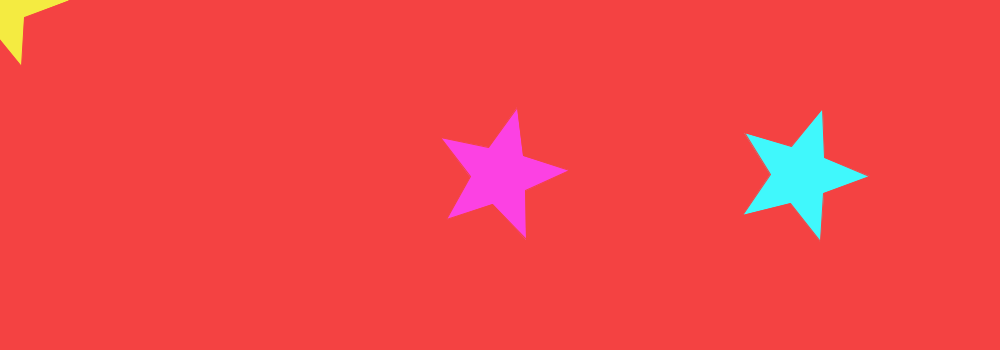
Frame 1 (no input)
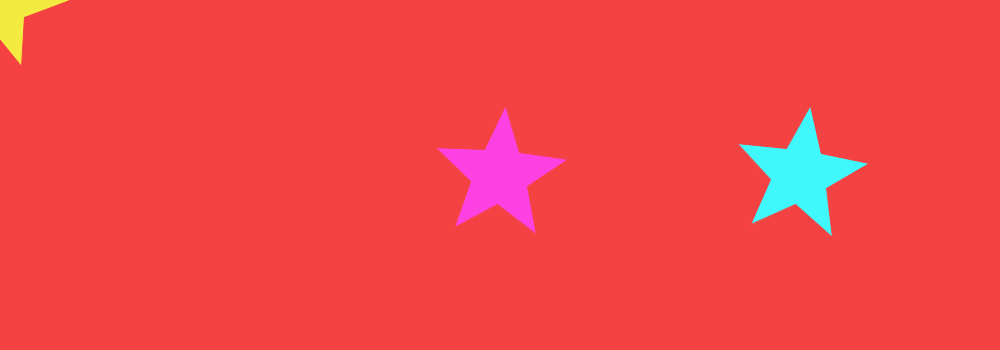
Frame 60 (the mouse pressed at the canvas centre just before this capture)
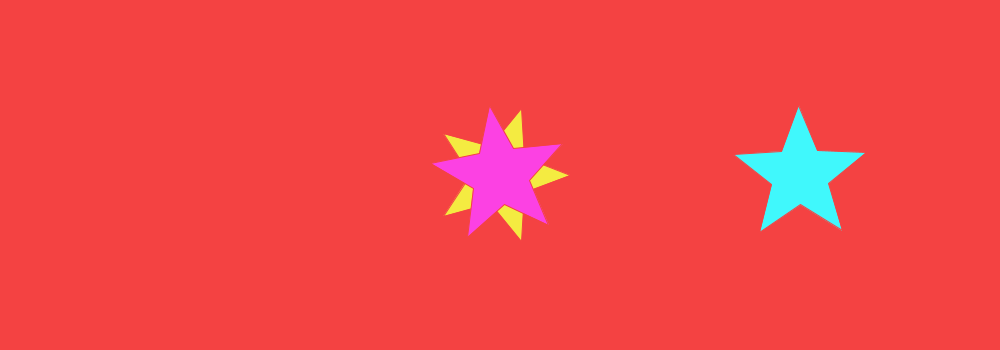
Frame 120 (the mouse held since frame 60 and released just before this capture)

The Processing sketch that drew these frames (run headless with seeded random() and noise(); from frame 60 on, the mouse is pressed at the canvas centre):

// Processing sketch: estrelas_a_rodas
// ── estrelas_a_rodas.pde
void setup() {
  size(1000, 350);
}

void draw() {
  background(#f44242);
  
  pushMatrix();
  
  stroke(#f44242);
  fill(#f4eb41);
  star(mouseX, mouseY, 30, 70, 5);  
  popMatrix();
  
  pushMatrix();
  translate(width*0.5, height*0.5);
  rotate(frameCount / -15.0);
  stroke(#f44242);
  fill(#fc41e3);
  star(0, 0, 30, 70, 5);  
  popMatrix();
  
  pushMatrix();
  translate(width*0.8, height*0.5);
  rotate(frameCount / 55.0);
  stroke(#f44242);
  fill(#40f8fc);
  star(0, 0, 30, 70, 5); 
  popMatrix();
}

void star(float x, float y, float radius1, float radius2, int npoints) {
  float angle = TWO_PI / npoints;
  float halfAngle = angle/2.0;
  beginShape();
  for (float a = 0; a < TWO_PI; a += angle) {
    float sx = x + cos(a) * radius2;
    float sy = y + sin(a) * radius2;
    vertex(sx, sy);
    sx = x + cos(a+halfAngle) * radius1;
    sy = y + sin(a+halfAngle) * radius1;
    vertex(sx, sy);
  }
  endShape(CLOSE);
}
